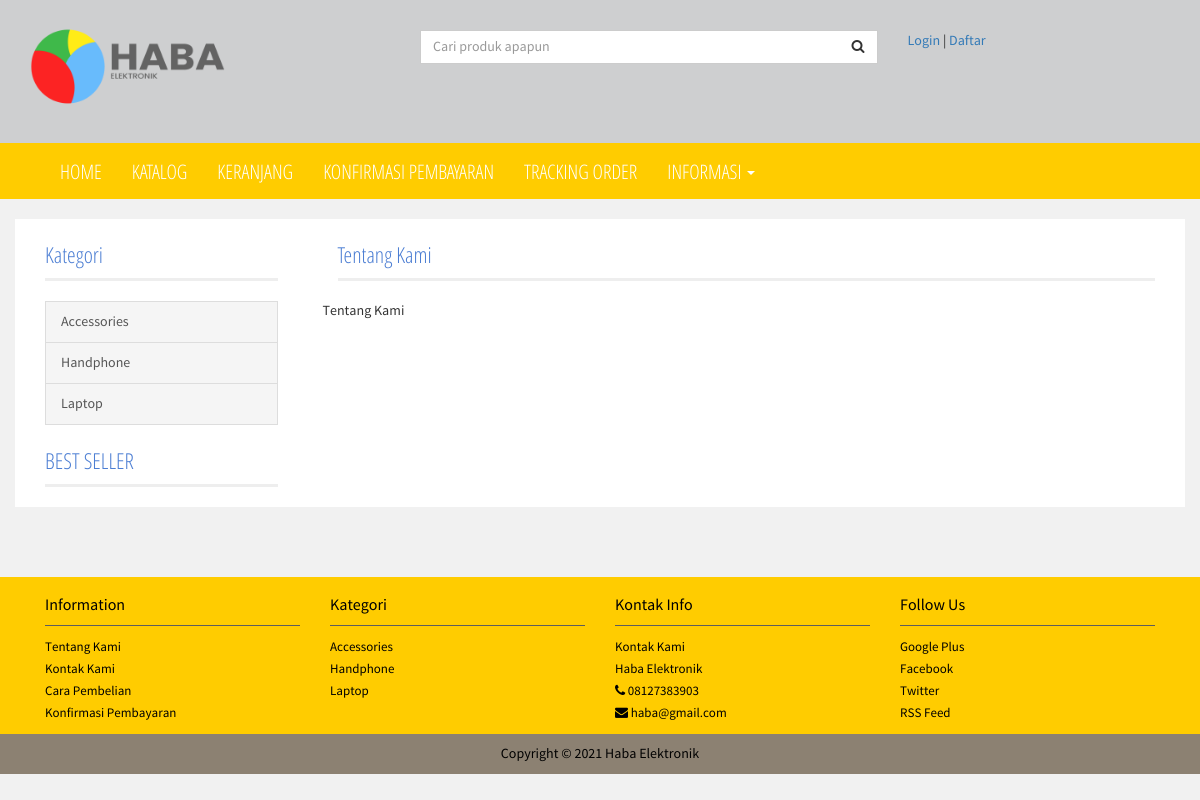
The page /informasi/tentang-kami on the database its author committed.
### tables this page shows
CREATE TABLE `produk_kategori` (
  `kategori_id` int(11) NOT NULL,
  `nama_kategori` varchar(50) NOT NULL
);

CREATE TABLE `berita` (
  `berita_id` int(11) NOT NULL,
  `berita_kategori_id` int(11) DEFAULT NULL,
  `judul` varchar(100) NOT NULL,
  `slug` varchar(200) NOT NULL,
  `isi` longtext NOT NULL,
  `tanggal` datetime NOT NULL,
  `jenis` enum('berita','halaman') NOT NULL,
  `status` enum('draft','publish') NOT NULL,
  `user_id` int(11) NOT NULL
);

### application/controllers/Informasi.php (called while the page is built, shortened)
<?php
class Informasi extends CI_Controller
{
	function __construct()
	{
		$this->load->library('m_db');
	}
	function index()
	{
		$slug2=$this->uri->segment(2);
		$s=array(
		'slug'=>$slug2,
		);
		if($this->m_db->is_bof('berita',$s)==FALSE)
		{
			$judul=$this->m_db->get_row('berita',$s,'judul');
			$meta['judul']="$judul | ".baca_konfig('nama-aplikasi');
			$meta['judulhalaman']="$judul";
			$meta['homepage']=FALSE;
			$this->load->view('html/header',$meta);
			$d['data']=$this->m_db->get_data('berita',$s);
			$this->load->view('html/beritaview',$d);
			$this->load->view('html/footer');
		}else{
			show_404("Halaman tidak ditemukan");
		}
	}
}

### index.php (called while the page is built, shortened)
<?php
require_once BASEPATH.'/core/CodeIgniter.php';

### application/libraries/M_db.php (called while the page is built, shortened)
<?php
class M_db{
	protected $CI;
	function __construct()
	{
		$this->CI=& get_instance();
	}
	function get_data($table,$where=array(),$order='',$group='',$limit=null,$start=null){
		if(!empty($table))	{
			if(!empty($where)){
				$this->CI->db->where($where);
			}
			if(!empty($order)){
				$this->CI->db->order_by($order);
			}
			if(!empty($limit)){
				$this->CI->db->limit($limit,$start);
			}
			$result=$this->CI->db->get($table);
			if($result->num_rows() > 0){
				return $result->result();
			}else{
				return null;
			}
		}else{
			$this->noTable();
		}
	}
	function is_bof($table,$where=array()){
		if(empty($table)){
			$this->noTable();
		}else{
			if(!empty($where)){
				$this->CI->db->where($where);
			}
			$sql = $this->CI->db->get($table);
			if($sql->num_rows() > 0){
				return false;
			} else {
				return true;
			}
		}
	}
	function get_row($table,$where=array(),$field,$order=array()){
		if(empty($table)){
			$this->noTable();
		}else{
			if(!empty($where)){
				$this->CI->db->where($where);
			}
			$sql = $this->CI->db->get($table);
			if($sql->num_rows() > 0){
				return $sql->row()->$field;
			} else {
				return "";
			}
		}
	}
}

### application/models/Produk_model.php (called while the page is built, shortened)
<?php
class Produk_model extends CI_Model
{
	function kategori_data($where=array(),$order="nama_kategori ASC")
	{
		$d=$this->m_db->get_data('produk_kategori',$where,$order);
		return $d;
	}
}

### application/helpers/ecom_helper.php (called while the page is built, shortened)
<?php
if(!function_exists('produk_kategori'))
{
	function produk_kategori()
	{
		$CI=& get_instance();
		$d=$CI->mod_produk->kategori_data();
		return $d;
	}
}

### application/views/html/beritaview.php (the view)
<?php
if(!empty($data))
{
	foreach($data as $row){
	}
	?>
	<p><?=$row->isi;?></p>
	<?php
}
?>

### application/views/html/sidebar.php (shortened to what this page needs)
<div class="col-lg-3 col-md-3 col-sm-12 hidden-print">
<div class="col-lg-12 col-md-12 col-sm-6">
	<div class="no-padding">
    		<span class="title">Kategori</span>
    	</div>
		<div id="main_menu">
            <div class="list-group panel panel-cat">
            	<?php
            	$dKat=produk_kategori();
            	if(!empty($dKat))
            	{
					foreach($dKat as $rKat)
					{
						$slugCat=string_create_slug($rKat->nama_kategori);
						$urlcat=base_url().'produk/kategori/'.$rKat->kategori_id.'/'.$slugCat;
					?>
					<a href="<?=$urlcat;?>" class="list-group-item" ><?=$rKat->nama_kategori;?></a>
					<?php
					}
				}
            	?>
            </div>
        </div>
	</div>
	<div class="col-lg-12 col-md-12 col-sm-6">
		<div class="no-padding">
    		<span class="title">BEST SELLER</span>
    	</div>
	</div>
</div>

### application/views/html/footer.php (shortened to what this page needs)
</div>
        </div>
	</div>
	<footer class="hidden-print">
    	<div class="container">
        	<div class="col-lg-3 col-md-3 col-sm-6">
        		<div class="column">
        			<h4>Information</h4>
        			<ul>
        				<?php
							$dHalaman=$this->m_db->get_data('berita',array('jenis'=>'halaman'));
							if(!empty($dHalaman))
							{
								foreach($dHalaman as $rHalaman)
								{
									$urlpage=base_url().'informasi/'.$rHalaman->slug;
								?>
								<li><a href="<?=$urlpage;?>"><?=$rHalaman->judul;?></a></li>
								<?php
								}
							}
							?>
        			</ul>
        		</div>
        	</div>
        	<div class="col-lg-3 col-md-3 col-sm-6">
        		<div class="column">
        			<h4>Kategori</h4>
        			<ul>
        				<?php
		            	$dKat=produk_kategori();
		            	if(!empty($dKat))
		            	{
							foreach($dKat as $rKat)
							{
								$slugCat=string_create_slug($rKat->nama_kategori);
								$urlcat=base_url().'produk/kategori/'.$rKat->kategori_id.'/'.$slugCat;
							?>
							<li><a href="<?=$urlcat;?>"><?=$rKat->nama_kategori;?></a></li>
							<?php
							}
						}
		            	?>
        			</ul>
        		</div>
        	</div>
        	<div class="col-lg-3 col-md-3 col-sm-6">
        		<div class="column">
        			<h4>Kontak Info</h4>
        			<ul>
        				<li><a href="<?=base_url();?>kontak-kami">Kontak Kami</a></li>
        				<li><a href="#"><?=baca_konfig('company-name');?></a></li>
        				<li><a href="#"><i class="fa fa-phone"></i> <?=baca_konfig('company-phone');?></a></li>
        				<li><a href="#"><i class="fa fa-envelope"></i> <?=baca_konfig('company-email');?></a></li>
        			</ul>
        		</div>
        	</div>
        	<div class="col-lg-3 col-md-3 col-sm-6">
        		<div class="column">
        			<h4>Follow Us</h4>
        			<ul class="social">
        				<li><a href="#">Google Plus</a></li>
        				<li><a href="#">Facebook</a></li>
        				<li><a href="#">Twitter</a></li>
        				<li><a href="#">RSS Feed</a></li>
        			</ul>
        		</div>
        	</div>
        </div>
        <div class="navbar-inverse text-center copyright">
        	Copyright &copy; <?=date("Y");?> Haba Elektronik
        </div>
    </footer>
</body>
</html>

### assets/html/css/style2.css (style rules this page uses)
.list-group-item:first-child { border-top-right-radius: 0; border-top-left-radius: 0 }
.list-group-item:last-child { border-bottom-right-radius: 0; border-bottom-left-radius: 0 }
.panel { border-radius: 0; -webkit-box-shadow: none; box-shadow: none }
.no-padding { padding: 0!important }
body { font-family: 'source_sans_proregular'; color:#333; background: #f1f1f1 }
span.title { display: block; font-size: 20px; border-bottom: 3px solid #eee; padding-bottom: 8px; margin-bottom: 20px; font-family: 'open_sanscondensed_light'; font-size: 22px; color: #4c7ed3; }
footer { margin-top:70px; color:black; background-color: #FFCC00; }
footer h4 { border-bottom: 1px solid #5d5d5d; padding-top: 10px; padding-bottom: 10px; font-size: 16px; }
footer .column ul { font-size: 13px; list-style: none; padding: 0; line-height: 22px; }
footer .column ul a { color:black; }
footer .copyright { padding: 10px; color:black; background-color:rgb(140, 129, 114); }
.panel-cat { border: 0 }
.panel-cat > a { background: #f5f5f5 }

### rows shown on the page
produk_kategori: nama_kategori "Accessories"
produk_kategori: nama_kategori "Handphone"
produk_kategori: nama_kategori "Laptop"
berita: isi "Tentang Kami", judul "Tentang Kami"
berita: judul "Kontak Kami"
berita: judul "Cara Pembelian"
berita: judul "Konfirmasi Pembayaran"

### other values the page prints
$judulhalaman "Tentang Kami"
baca_konfig('company-name') "Haba Elektronik"
baca_konfig('company-phone') "08127383903"
baca_konfig('company-email') "haba@gmail.com"
